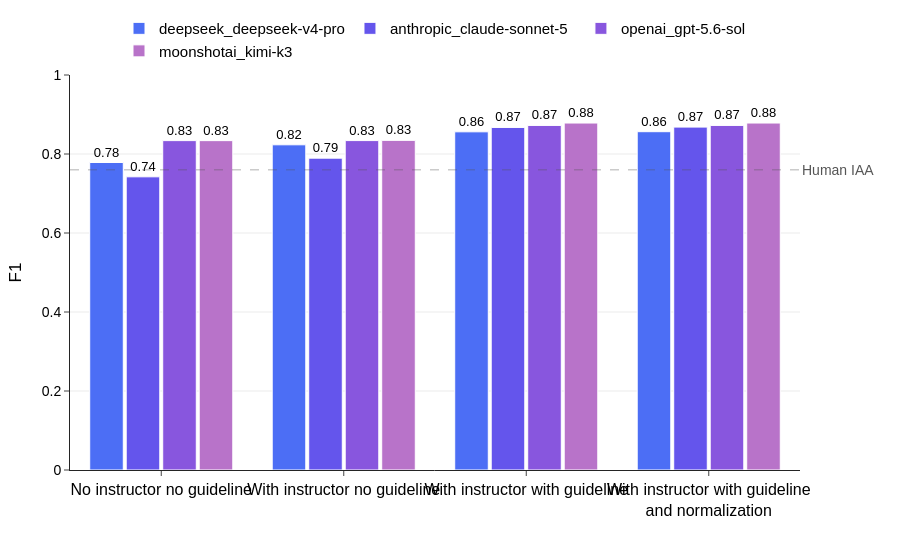

Notebook code for this chart:
### Code cell
strategy_figure = plot_benchmark_llm_strategy(overall, human_iaa=0.76, metric="f1")
strategy_figure.show()

### Figure 1 — Plotly figure (JSON) as saved in the notebook; plotly's stock layout.template omitted (floating-point values rounded to 4 significant figures)
{"data": [{"marker": {"color": "rgb(76, 110, 245)", "line": {"color": "white", "width": 1}}, "name": "deepseek_deepseek-v4-pro", "text": [0.78, 0.82, 0.86, 0.86], "textfont": {"size": 13}, "textposition": "outside", "type": "bar", "x": ["No instructor no guideline", "With instructor no guideline", "With instructor with guideline", "With instructor with guideline<br>and normalization"], "y": [0.7785, 0.8233, 0.8562, 0.8565]}, {"marker": {"color": "rgb(100, 85, 236)", "line": {"color": "white", "width": 1}}, "name": "anthropic_claude-sonnet-5", "text": [0.74, 0.79, 0.87, 0.87], "textfont": {"size": 13}, "textposition": "outside", "type": "bar", "x": ["No instructor no guideline", "With instructor no guideline", "With instructor with guideline", "With instructor with guideline<br>and normalization"], "y": [0.7422, 0.7895, 0.8672, 0.8681]}, {"marker": {"color": "rgb(136, 86, 222)", "line": {"color": "white", "width": 1}}, "name": "openai_gpt-5.6-sol", "text": [0.83, 0.83, 0.87, 0.87], "textfont": {"size": 13}, "textposition": "outside", "type": "bar", "x": ["No instructor no guideline", "With instructor no guideline", "With instructor with guideline", "With instructor with guideline<br>and normalization"], "y": [0.8339, 0.834, 0.8723, 0.8723]}, {"marker": {"color": "rgb(184, 115, 201)", "line": {"color": "white", "width": 1}}, "name": "moonshotai_kimi-k3", "text": [0.83, 0.83, 0.88, 0.88], "textfont": {"size": 13}, "textposition": "outside", "type": "bar", "x": ["No instructor no guideline", "With instructor no guideline", "With instructor with guideline", "With instructor with guideline<br>and normalization"], "y": [0.8339, 0.8345, 0.8784, 0.8784]}], "layout": {"annotations": [{"font": {"color": "#555555", "size": 14}, "showarrow": false, "text": "Human IAA", "x": 1, "xanchor": "left", "xref": "x domain", "y": 0.76, "yanchor": "middle", "yref": "y"}], "bargroupgap": 0.08, "font": {"color": "black", "family": "Arial, Helvetica, sans-serif", "size": 16}, "hovermode": false, "legend": {"font": {"size": 15}, "orientation": "h", "x": 0.5, "xanchor": "center", "y": 1.02, "yanchor": "bottom"}, "margin": {"b": 90, "l": 70, "r": 100, "t": 70}, "paper_bgcolor": "white", "plot_bgcolor": "white", "shapes": [{"line": {"color": "#555555", "dash": "dash", "width": 1.5}, "type": "line", "x0": 0, "x1": 1, "xref": "x domain", "y0": 0.76, "y1": 0.76, "yref": "y"}], "xaxis": {"showgrid": false, "tickangle": 0, "tickfont": {"size": 16}, "ticks": "outside"}, "yaxis": {"gridcolor": "rgba(0,0,0,0.08)", "range": [0, 1], "showgrid": true, "tickfont": {"size": 14}, "ticks": "outside", "title": {"font": {"size": 17}, "text": "F1"}, "zeroline": false}}}
